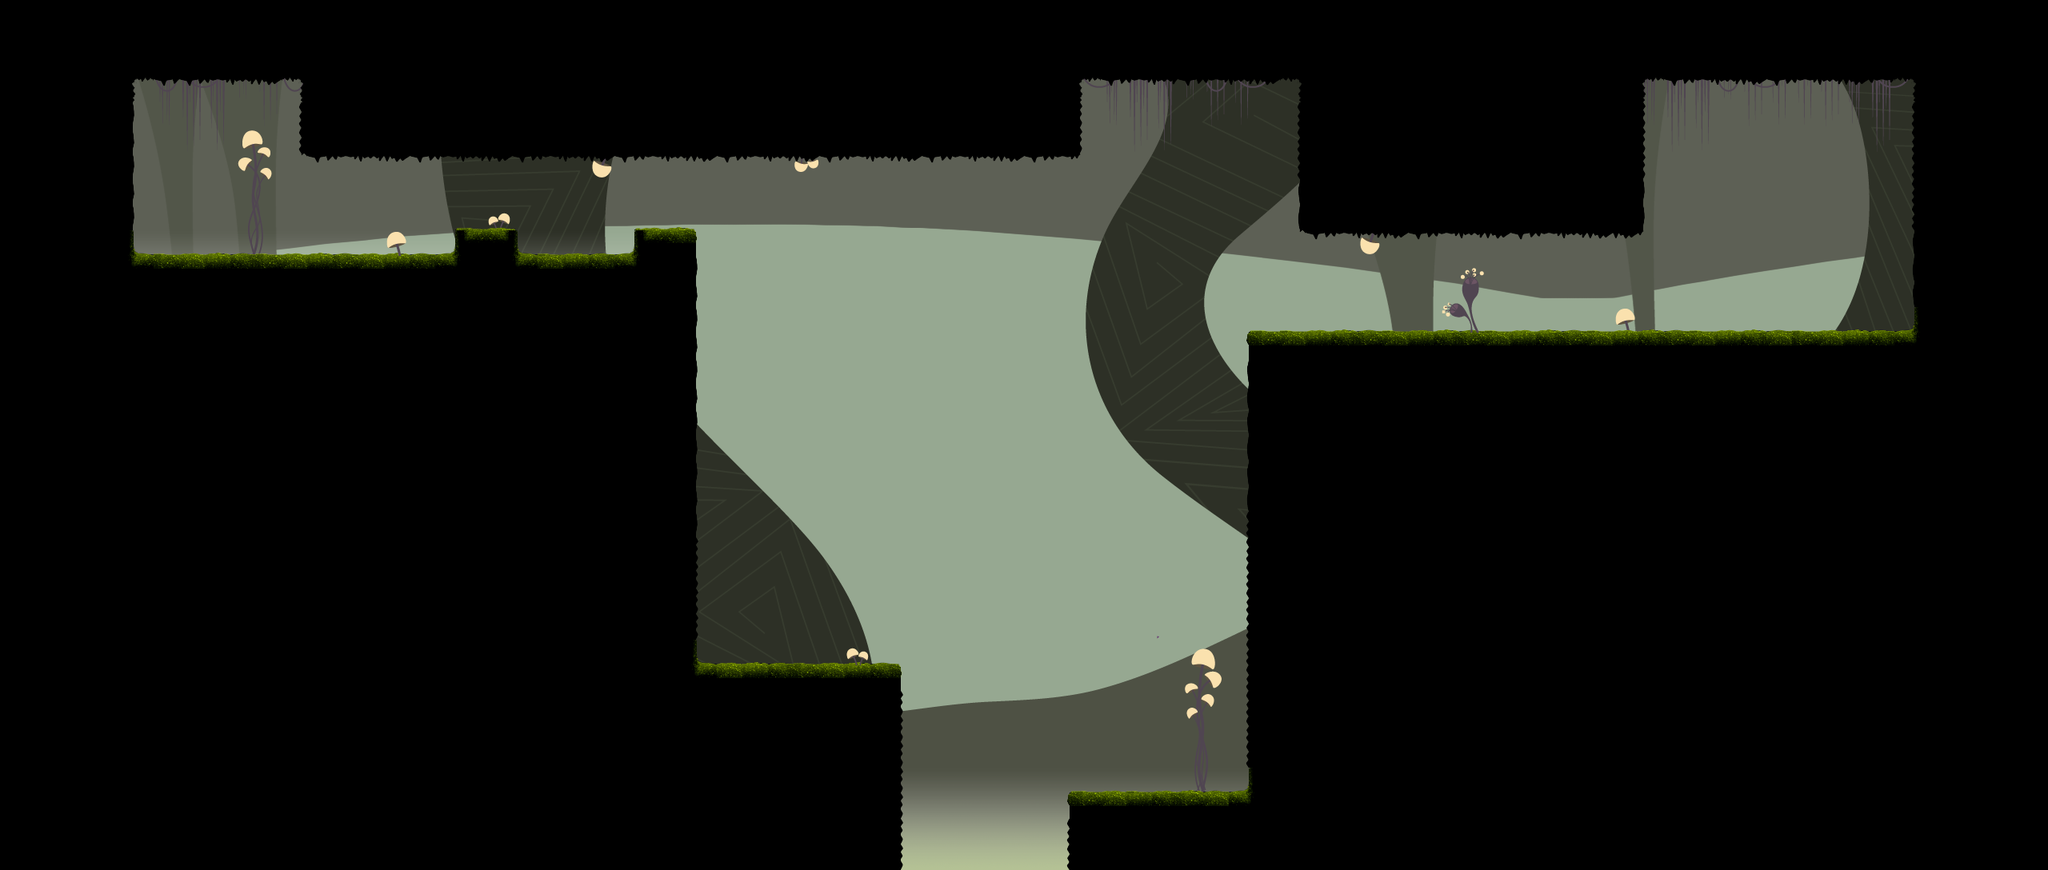

The image is a tile-based game level rendered from a .tmx file. Its description and source (layers, tilesets, objects; grid data summarised) follow:
An orthogonal 80x34 tile map with 32x32 px tiles, 9 tile layers (Fundo4, Fundo3, Fundo2, Fundo1, ...), 7 tilesets and 22 objects.

<map version="1.0" orientation="orthogonal" width="80" height="34" tilewidth="32" tileheight="32" backgroundcolor="#96a891">
 <tileset firstgid="1" name="plantcave" tilewidth="32" tileheight="32">
  <image source="tilesetplantcave.png" width="256" height="256" />
 </tileset>
 <tileset firstgid="65" name="plants" tilewidth="32" tileheight="32">
  <image source="PlantsTileset.png" width="256" height="256" />
 </tileset>
 <tileset firstgid="129" name="fog" tilewidth="32" tileheight="32">
  <image source="fog.png" width="128" height="128" />
 </tileset>
 <tileset firstgid="145" name="Fundo1" tilewidth="32" tileheight="32">
  <image source="Fundo1.png" width="2048" height="1024" />
 </tileset>
 <tileset firstgid="2193" name="Fundo2" tilewidth="32" tileheight="32">
  <image source="Fundo2.png" width="2048" height="1024" />
 </tileset>
 <tileset firstgid="4241" name="Fundo3" tilewidth="32" tileheight="32">
  <image source="Fundo3.png" width="2048" height="1024" />
 </tileset>
 <tileset firstgid="6289" name="Fundo4" tilewidth="32" tileheight="32">
  <image source="Fundo4.png" width="2048" height="1024" />
 </tileset>
 <layer name="Fundo4" width="80" height="34">
  <data>[2720 cells, 1040 non-empty, 832 distinct tile ids]</data>
 </layer>
 <layer name="Fundo3" width="80" height="34">
  <data>[2720 cells, 1146 non-empty, 1146 distinct tile ids]</data>
 </layer>
 <layer name="Fundo2" width="80" height="34">
  <data>[2720 cells, 441 non-empty, 441 distinct tile ids]</data>
 </layer>
 <layer name="Fundo1" width="80" height="34">
  <data>[2720 cells, 1813 non-empty, 1810 distinct tile ids]</data>
 </layer>
 <layer name="Nevoa" width="80" height="34">
  <data>[2720 cells, 160 non-empty, 16 distinct tile ids]</data>
 </layer>
 <layer name="Tiles 4" width="80" height="34">
  <data>[2720 cells, 14 non-empty, 3 distinct tile ids]</data>
 </layer>
 <layer name="Tiles 3" width="80" height="34">
  <data>[2720 cells, 77 non-empty, 35 distinct tile ids]</data>
 </layer>
 <layer name="Tiles 2 (Game)" width="80" height="34">
  <data>[2720 cells, 2097 non-empty, 32 distinct tile ids]</data>
 </layer>
 <layer name="Tiles 1" width="80" height="34">
  <data>[2720 cells, 8 non-empty, 8 distinct tile ids]</data>
 </layer>
 <objectgroup name="Collider" width="80" height="34" visible="0">
  <object x="0" y="0" width="160" height="1088" />
  <object x="160" y="320" width="704" height="768" />
  <object x="576" y="288" width="64" height="32" />
  <object x="800" y="288" width="64" height="32" />
  <object x="160" y="0" width="224" height="96" />
  <object x="384" y="0" width="960" height="192" />
  <object x="1344" y="0" width="288" height="96" />
  <object x="1632" y="0" width="416" height="288" />
  <object x="2048" y="0" width="352" height="96" />
  <object x="2400" y="0" width="160" height="1088" />
  <object x="1568" y="416" width="832" height="672" />
  <object x="1344" y="992" width="224" height="96" />
  <object x="864" y="832" width="256" height="256" />
 </objectgroup>
 <objectgroup name="Bounds" width="80" height="34" visible="0">
  <object x="0" y="0">
   <ellipse />
  </object>
  <object x="2560" y="1088">
   <ellipse />
  </object>
 </objectgroup>
 <objectgroup name="Lumens" width="80" height="34" visible="0">
  <object x="1824" y="320" width="32" height="32">
   <ellipse />
  </object>
 </objectgroup>
 <objectgroup name="Portal" width="80" height="34" visible="0">
  <object x="2272" y="416">
   <ellipse />
  </object>
 </objectgroup>
 <objectgroup name="PlantaIsca" width="80" height="34" visible="0">
  <object x="1472" y="96">
   <polyline points="0,0 0,736" />
  </object>
 </objectgroup>
 <objectgroup name="PedraVertical" width="80" height="34" visible="0">
  <object x="416" y="320">
   <ellipse />
  </object>
  <object x="1664" y="416">
   <ellipse />
  </object>
  <object x="2016" y="416">
   <ellipse />
  </object>
 </objectgroup>
 <objectgroup name="PluStart" width="80" height="34" visible="0">
  <object x="256" y="288" width="32" height="32">
   <ellipse />
  </object>
 </objectgroup>
</map>
